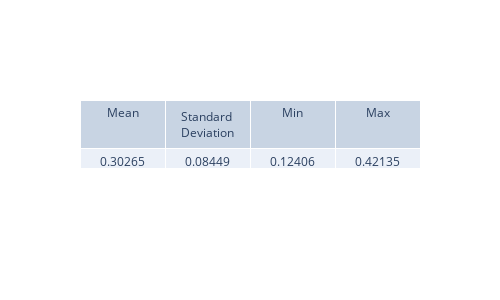

Notebook cell for this chart:
### Code cell
diff_integrals = np.sqrt(psi_sq_diff).mean(axis=0) * (x_max - x_min)
view_metrics(diff_integrals)

plt.figure(figsize=(8,5), dpi=200)
plt.plot(t_values, diff_integrals, '-')
plt.xlabel('Time (ps)')
plt.ylabel('Integral of absolute error of psi^2(x, t)')
plt.title('Integral of sqrt(abs(delta(psi^2)))')
plt.grid(True)
plt.show()

### Figure 1 — Plotly figure (JSON) as saved in the notebook; plotly's stock layout.template omitted (floating-point values rounded to 4 significant figures)
{"data": [{"cells": {"values": [["0.30265"], ["0.08449"], ["0.12406"], ["0.42135"]]}, "header": {"values": ["Mean", "Standard Deviation", "Min", "Max"]}, "type": "table"}], "layout": {"height": 300, "width": 500}}
